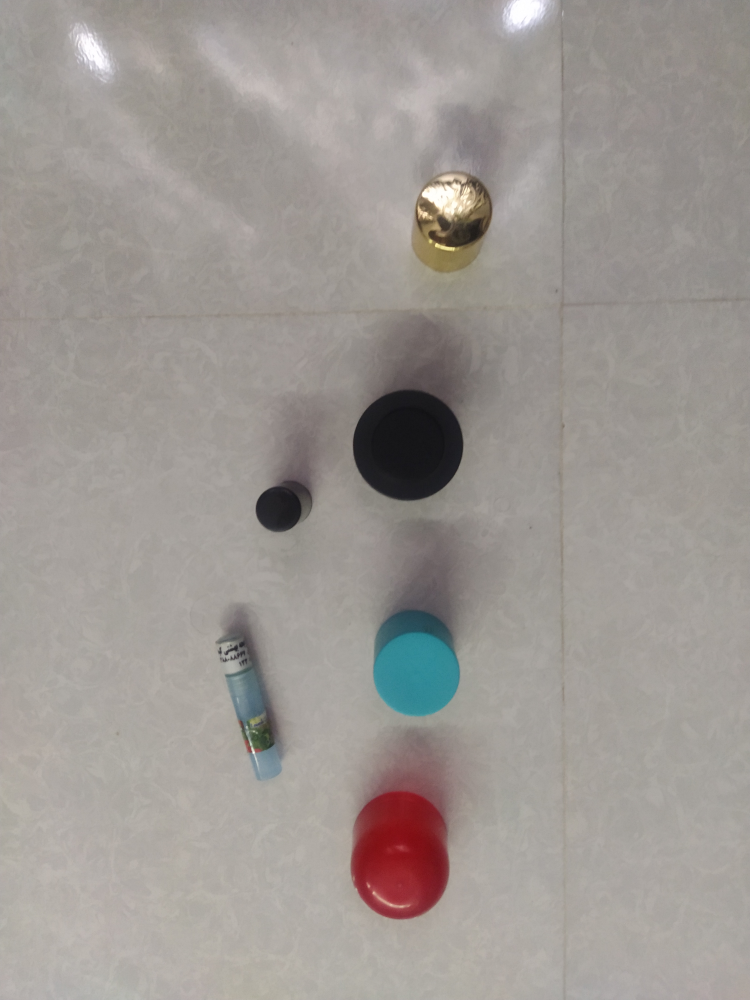
#> input picture Internship Tasks/Object Placement/ObjectDetection/img samples/03.jpg, 3000 x 4000 px (shown at 1/4 size)
$ python -i temp.py   (imports and definitions only)
#> lines starting #> are read from the running program, lines starting #| are printed output that depends on the picture; after the words box and inside, x2 and y2 are one past the last pixel; in counts of white or black regions, pixels touching at a corner belong together
#> further down, picture is the input picture: shape (4000, 3000, 3); mean B, G, R 147.2, 151.7, 157.3
# First import library
import pyrealsense2 as rs
import numpy as np
import cv2 as cv
import argparse
import os.path
import time


# Create object for parsing command-line options
parser = argparse.ArgumentParser(
    description="Read recorded bag file and display depth stream in jet colormap.\
                                Remember to change the stream fps and format to match the recorded."
)

# Add argument which takes path to a bag file as an input
# [15 lines not run here, left out]

kernel_MORPH_RECT = cv.getStructuringElement(cv.MORPH_RECT, (3, 3))
kernel_MORPH_CROSS = cv.getStructuringElement(cv.MORPH_CROSS, (3, 3))
kernel_MORPH_ELLIPSE = cv.getStructuringElement(cv.MORPH_ELLIPSE, (3, 3))


def process(
    frame,
    erode_iter=3,
    dilate_iter=4,
    morph_kernel=kernel_MORPH_CROSS,
    gaussian_kernel_size=13,
):
#> called with erode_iter = 3, dilate_iter = 4, morph_kernel = array of shape (3, 3), gaussian_kernel_size = 13
    frame = cv.cvtColor(frame, cv.COLOR_BGR2GRAY)
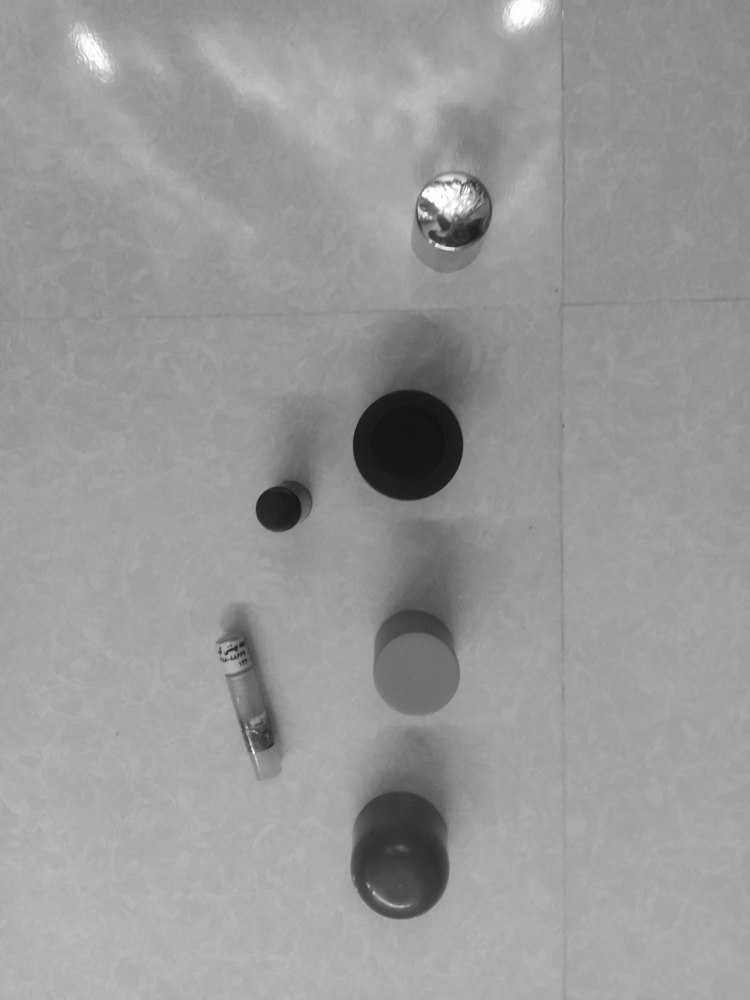
#> frame: shape (4000, 3000) (shown at 1/4 size); min 13, max 255, mean 152.8
    blured_frame = cv.GaussianBlur(
        frame, (gaussian_kernel_size, gaussian_kernel_size), 0
    )
    # blur = cv.medianBlur(frame, 7)

    ret, threshold_frame = cv.threshold(
        blured_frame, 0, 255, cv.ADAPTIVE_THRESH_GAUSSIAN_C + cv.THRESH_OTSU
    )
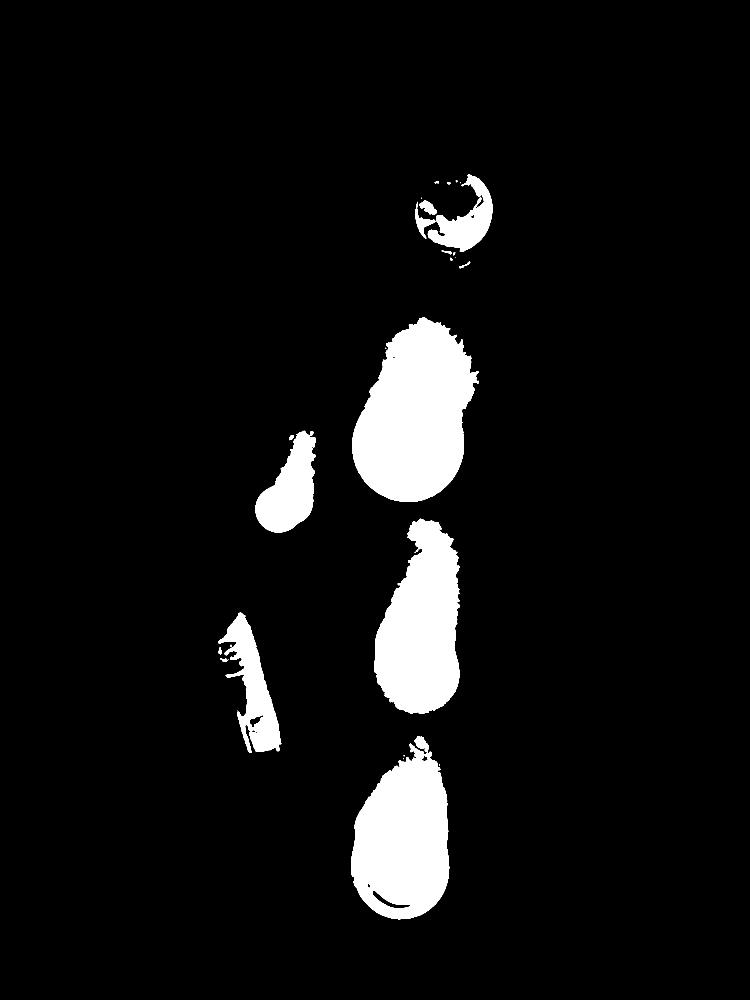
#> threshold_frame: shape (4000, 3000) (shown at 1/4 size); 6.6% white; 32 white regions (10 under 20 px), largest, box (x1, y1, x2, y2) and area: (1409, 1269, 1915, 2008) 255303, (1404, 2945, 1797, 3677) 201310, (1497, 2075, 1839, 2854) 188831
#> ret = 117

    """ threshold_frame = cv.adaptiveThreshold(
        blured_frame, 255, cv.ADAPTIVE_THRESH_GAUSSIAN_C, cv.THRESH_BINARY, 61, 20
    ) """

    threshold_frame = cv.erode(threshold_frame, morph_kernel, iterations=erode_iter)
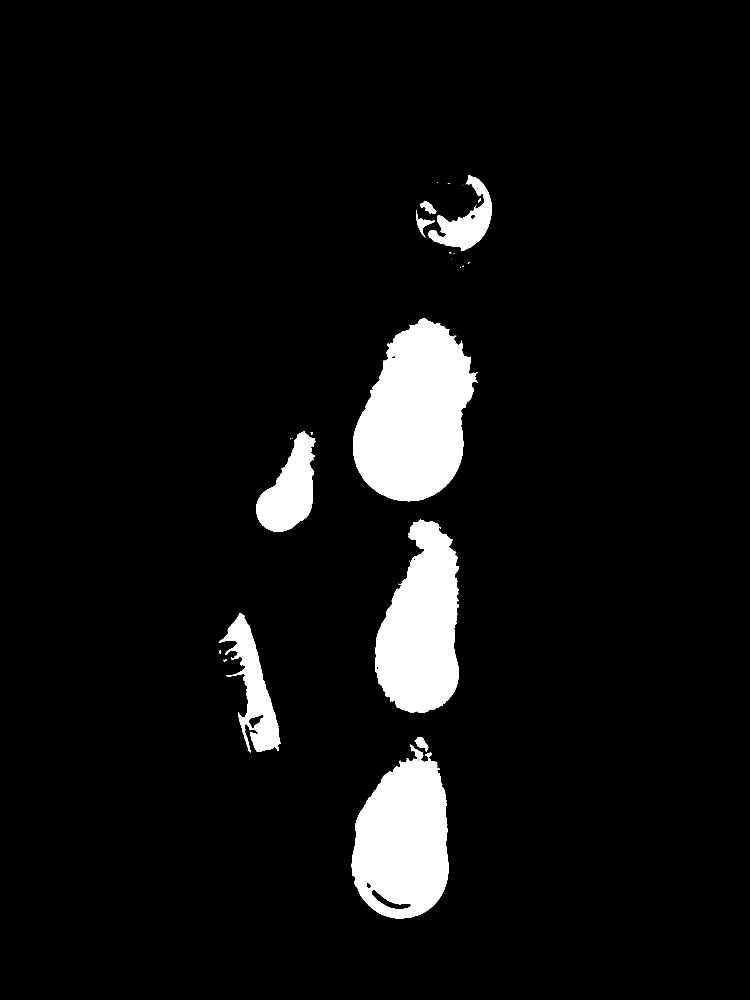
#> threshold_frame: shape (4000, 3000) (shown at 1/4 size); 6.3% white; 30 white regions (16 under 20 px), largest, box (x1, y1, x2, y2) and area: (1412, 1272, 1912, 2005) 248991, (1407, 2978, 1794, 3674) 192341, (1500, 2078, 1835, 2851) 182537
    out_frame = cv.dilate(threshold_frame, morph_kernel, iterations=dilate_iter)
#> out_frame: shape (4000, 3000); 6.7% white; 23 white regions, largest, box (x1, y1, x2, y2) and area: (1408, 1268, 1916, 2009) 257151, (1403, 2974, 1798, 3678) 201438, (1496, 2074, 1839, 2855) 190621

    # out_frame = cv.morphologyEx(threshold_frame, cv.MORPH_OPEN, kernel_RECT)

    return out_frame


# [46 lines left out: functions auto_canny, detect_contour, draw_objects, not called in this run]


# [143 lines not run here, left out]

>>> import cv2
>>> picture = cv2.imread('img samples/03.jpg')
>>> result = process(picture)
